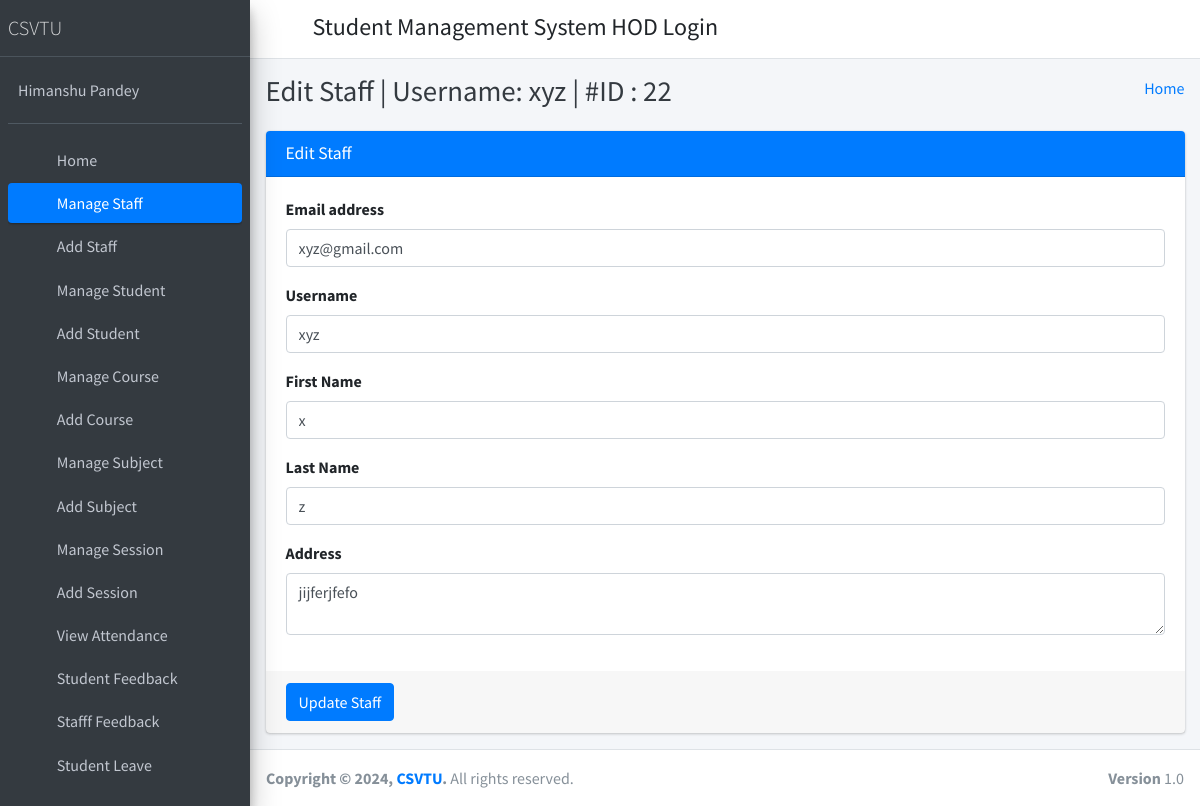
Page /edit_staff/22/ (signed in) on the committed database.
### student_management_app/models.py (models this page shows)
class Staffs(models.Model):
    id = models.AutoField(primary_key=True)
    admin = models.OneToOneField(CustomUser, on_delete = models.CASCADE)
    address = models.TextField()
    created_at = models.DateTimeField(auto_now_add=True)
    updated_at = models.DateTimeField(auto_now=True)
    objects = models.Manager()

class CustomUser(AbstractUser):
    user_type_data = ((1, "HOD"), (2, "Staff"), (3, "Student"))
    user_type = models.CharField(default=1, choices=user_type_data, max_length=10)

### student_management_app/HodViews.py (the view)
# urls.py: path('edit_staff/<staff_id>/', HodViews.edit_staff, name="edit_staff"),
def edit_staff(request, staff_id):
    staff = Staffs.objects.get(admin=staff_id)
    context = {
        "staff": staff,
        "id": staff_id
    }
    return render(request, "hod_template/edit_staff_template.html", context)

### student_management_app/LoginCheckMiddleWare.py (called while the page is built, shortened)
    def process_view(self, request, view_func, view_args, view_kwargs):
        modulename = view_func.__module__
        user = request.user
        if user.is_authenticated:
            if user.user_type == "1":
                if modulename == "student_management_app.HodViews":
                    pass
                elif modulename == "student_management_app.views" or modulename == "django.views.static":
                    pass
                else:
                    return redirect("admin_home")
            else:
                return redirect("login")
        else:
            if request.path == reverse("login") or request.path == reverse("doLogin"):
                pass
            else:
                return redirect("login")

### student_management_app/templates/hod_template/edit_staff_template.html (shortened to what this page needs)
{% extends 'hod_template/base_template.html' %}
{% block page_title %}
    Edit Staff | Username: {{ staff.admin.username }} | #ID : {{ staff.admin.id }}
{% endblock page_title %}
{% block main_content %}
{% load static %}
<section class="content">
        <div class="container-fluid">
            <div class="row">
                <div class="col-md-12">
                    <div class="card card-primary">
                    <div class="card-header">
                        <h3 class="card-title">Edit Staff</h3>
                    </div>
                    <form role="form" method="POST" action="{% url 'edit_staff_save' %}">
                        <div class="card-body">
                            <div class="form-group">
                                <label>Email address</label>
                                <input type="email" class="form-control" name="email" value="{{ staff.admin.email }}">
                            </div>
                            <div class="form-group">
                                <label>Username</label>
                                <input type="text" class="form-control" name="username" value="{{ staff.admin.username }}">
                            </div>
                            <div class="form-group">
                                <label>First Name</label>
                                <input type="text" class="form-control" name="first_name" value="{{ staff.admin.first_name }}">
                            </div>
                            <div class="form-group">
                                <label>Last Name</label>
                                <input type="text" class="form-control" name="last_name" value="{{ staff.admin.last_name }}">
                            </div>
                            <div class="form-group">
                                <label>Address</label>
                                <textarea class="form-control" name="address">{{ staff.address }}</textarea>
                            </div>
                        </div>
                        <div class="card-footer">
                        <button type="submit" class="btn btn-primary">Update Staff</button>
                        </div>
                    </form>
                    </div>
                </div>
            </div>
        </div>
      </section>
  {% endblock main_content %}

### rows in the picture
Staffs: admin.username "xyz", admin.id "22", email "xyz@gmail.com", username "xyz", first_name "x", last_name "z", address "jijferjfefo"
